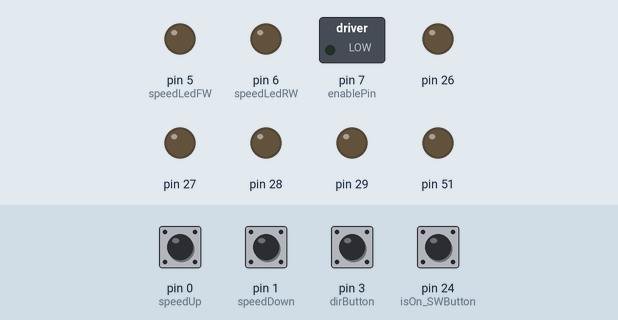
This sketch was run on a simulated Arduino Mega 2560, built with avr-gcc and run on an emulated ATmega2560. On the bench: switched loads named in the sketch (green lamp = pin HIGH), output pins drawn as LEDs (lit = HIGH). Inputs (shaded band) come from the test bench; at power-on: pin 0 (speedUp), pin 1 (speedDown), pin 3 (dirButton), pin 24 (isOn_SWButton) LOW.

Above: at 1.2 s.
1.3 s: pin 24 (isOn_SWButton) pulled HIGH for 0.15 s
2.9 s: pin 0 (speedUp) pulled HIGH for 1 s
At 4.7 s:
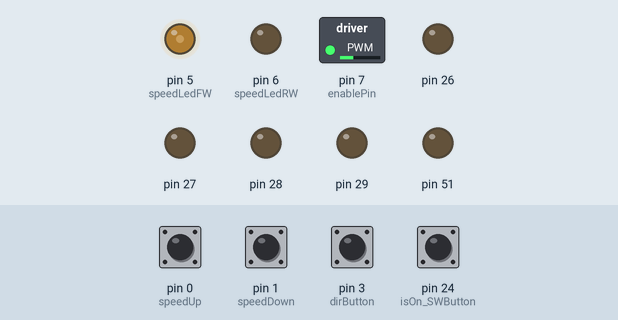
5.4 s: pin 3 (dirButton) pulled HIGH for 0.15 s
At 7.2 s:
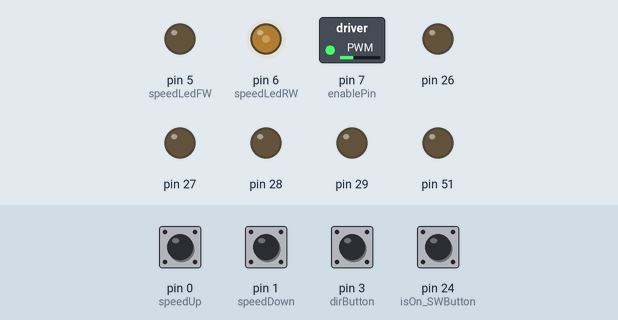
7.5 s: pin 1 (speedDown) pulled HIGH for 1 s
At 8.59 s:
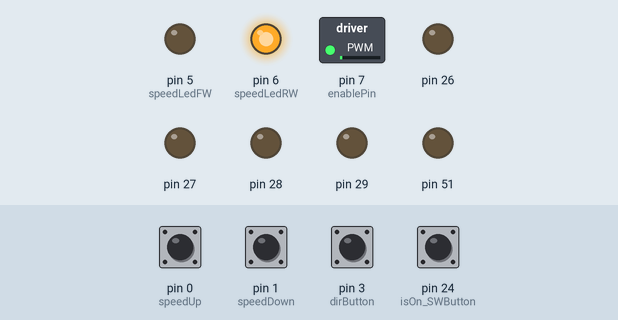
10.2 s: pin 0 (speedUp) pulled HIGH for 0.15 s
At 11.5 s:
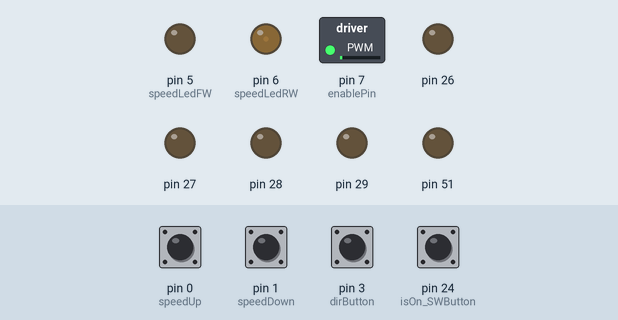
11.8 s: pin 1 (speedDown) pulled HIGH for 0.15 s
At 11.99 s:
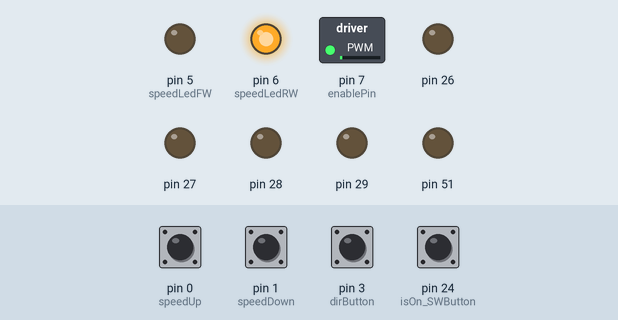
Timing chart, 0 to 14.6 s (numbered marks = the images above; inputs shaded):
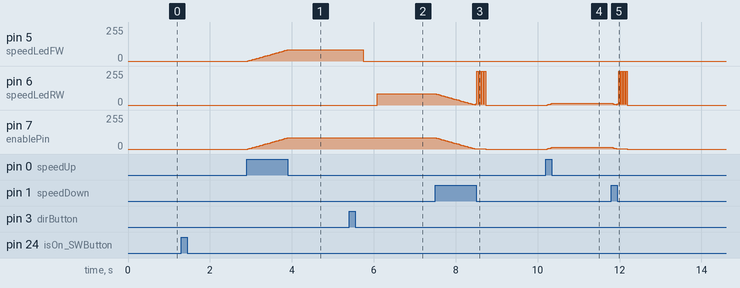

The sketch:

motor_driver_1.ino.ino
```cpp
#define speedUp      0 //PA0 analog
#define speedDown    1 //PA1 analog
#define SWButton     2 //PA2 analog
#define dirButton    3 //PA3 analog
#define dirPin       4 //PA4 analog

#define speedLedFW   5 //PA5 digital
#define speedLedRW   6 //PA6 digital
#define enablePin    7 //PA7 digital
#define ledOnOff     8 //PB2 digital

uint8_t crt_speedLed = 5; //PA5

#define BV(x)  (1<<x)
#define setBit(P,B)  P |= BV(B)
#define clearBit(P,B)  P &= ~BV(B)
#define toggleBit(P,B)  P ^= BV(B)

unsigned long time = 0;
unsigned long startTime = 0;
unsigned long pressedSec = 0;

float periodPot = 3; //how many seconds to reach maximum speed starting from 0
float maxSteps = 100; //in how many steps will reach maximum speed (how many speeds)
float stepPeriod = 0; // periodPot/maxSteps

int currentStep = 0; //the current step :)
int lastStep = 0; //where it is from the last setting

void setup() {
  //TCCR0B = TCCR0B & 0b11111000 | 1<<1;
  //Serial.begin(9600);
  DDRA = BV(PA7) | BV(PA6) | BV(PA5) | BV(PA4); //sets enablePin + speedLedRW + speedLedFW + dirPin as OUTPUT
  DDRB = BV(PB2); //sets ledOnOff as OUTPUT

  clearBit(PORTA,PA2);//sets SWButton as LOW
  clearBit(PORTB,PB2);//sets ledOnOff as LOW

  stepPeriod = (periodPot / maxSteps); // how much time should the button be pressed to be count as one step
}

void loop() {
  if (isOn_SWButton()) {
    isOn_DirButton();
    if (!pressedSpeedUp() && !pressedSpeedDown()) {
      time = millis();

      if (currentStep > maxSteps) {
        currentStep = maxSteps;
      }

      if (currentStep < 0) {
        currentStep = 0;
      }

      lastStep = currentStep;
    }

    if (currentStep >= 0 && currentStep <= maxSteps && !(pressedSpeedUp() && pressedSpeedDown()) ) {
      if (pressedSpeedUp()) {
        //calculate from the last set, how many steps are reached after the button is pressed
        int elapsedSteps = (int) ( ((millis() - time) + (lastStep * stepPeriod * 1000)) / (stepPeriod * 1000));

        //if the current step is less than maximum set it up
        if (currentStep < maxSteps &&  elapsedSteps > currentStep) {
          currentStep = elapsedSteps;

          if (currentStep == maxSteps) {
            blinkLed(crt_speedLed);
          }

          //Serial.print((String)(int)((millis() - time) / 1000) + " sec ");
          //Serial.println(currentStep);
        }

        analogWrite(enablePin, (255 / maxSteps)*currentStep);
        analogWrite(crt_speedLed, (255 / maxSteps)*currentStep);
      }

      if (pressedSpeedDown()) {
        //calculate from the last set, how many steps are reached after the button is pressed
        int elapsedSteps = (int) ( (millis() - time)  / (stepPeriod * 1000) );

        //if the current step is higher than 0, make the difference
        if (currentStep > 0 && (lastStep - elapsedSteps) < currentStep && (lastStep - elapsedSteps) >= 0) {
          currentStep = lastStep - elapsedSteps;

          if (currentStep == 0) {
            blinkLed(crt_speedLed);
          }

          //Serial.print((String)(int)((millis() - time) / 1000) + " sec ");
          //Serial.println(currentStep);
        }

        analogWrite(enablePin, (255 / maxSteps)*currentStep);
        analogWrite(crt_speedLed, (255 / maxSteps)*currentStep);
      }
    }
  }
}

boolean pressedSpeedUp() {
  return digitalRead(speedUp);
}

boolean pressedSpeedDown() {
  return digitalRead(speedDown);
}

boolean isOn_SWButton() {
  static boolean inDebounce = false;
  static boolean lastSWB = false;
  static boolean previousStateSWB = false;
  static int lastDebounceTime = 0;
  static int debounceDelay = 100;

  if ((PINA & (1<<PA2)) && !previousStateSWB && !inDebounce) {
    lastDebounceTime = millis();
    inDebounce = true;
  }

  if ((PINA & (1<<PA2)) && !previousStateSWB && (millis() - lastDebounceTime) > debounceDelay) {
    previousStateSWB = true;
    lastSWB = !lastSWB;

    if (lastSWB) {
      digitalWrite(ledOnOff, HIGH);
      slowMotion(true, crt_speedLed, 4);
      analogWrite(enablePin, (255 / maxSteps)*currentStep);
      analogWrite(crt_speedLed, (255 / maxSteps)*currentStep);
    }
    else {
      slowMotion(false, crt_speedLed, 4);
      digitalWrite(enablePin, LOW);
      digitalWrite(crt_speedLed, LOW);
      digitalWrite(ledOnOff, LOW);
    }

    inDebounce = false;
  }

  if ((PINA & (1<<PA2)) == 0 && previousStateSWB) {
    previousStateSWB = false;
  }

  return lastSWB;
}

boolean isOn_DirButton() {
  static boolean inDebounce = false;
  static boolean last = false;
  static boolean previousState = false;
  static int lastDebounceTime = 0;
  static int debounceDelay = 100;

  if (digitalRead(dirButton) == HIGH && !previousState && !inDebounce) {
    lastDebounceTime = millis();
    inDebounce = true;
  }

  if (digitalRead(dirButton) == HIGH && !previousState && (millis() - lastDebounceTime) > debounceDelay) {
    previousState = true;
    last = !last;
    inDebounce = false;

    if (last) {
      slowMotion(false, speedLedFW, 4);
      digitalWrite(dirPin, HIGH);

      //change color of bicolor Led
      crt_speedLed = speedLedRW;
      digitalWrite(speedLedFW, LOW);

      slowMotion(true, crt_speedLed, 4);
      analogWrite(crt_speedLed, (255 / maxSteps)*currentStep);
    }
    else {

      slowMotion(false, speedLedRW, 4);
      digitalWrite(dirPin, LOW);

      //change color of bicolor Led
      crt_speedLed = speedLedFW;
      digitalWrite(speedLedRW, LOW);

      slowMotion(true, crt_speedLed, 4);
      analogWrite(crt_speedLed, (255 / maxSteps)*currentStep);
    }


    analogWrite(enablePin, (255 / maxSteps)*currentStep);
    //Serial.println((String) last);
  }

  if (digitalRead(dirButton) == LOW && previousState) {
    previousState = false;
  }

  return last;
}

void slowMotion(boolean isForward, byte speedLed, int delay_time) {
  switch (isForward) {
    case true:
      //bring speed slowly to set value
      for (int i = 0; i < ((255 / maxSteps)*currentStep); i++) {
        analogWrite(enablePin, i);
        analogWrite(speedLed, i);
        delay(delay_time);
      }

      if (currentStep == maxSteps) {
        blinkLed(speedLed);
      }
      break;
    default:
      //bring speed slowly to zero
      for (int i = ((255 / maxSteps) * currentStep); i > 0; i--) {
        analogWrite(enablePin, i);
        analogWrite(speedLed, i);
        delay(delay_time);
      }

  }
}

void blinkLed(byte led) {
  for (byte i = 0; i < 4; i++) {
    analogWrite(led, 10);
    delay(30);
    digitalWrite(led, HIGH);
    delay(30);
  }
}
```

Measured:
- after the input at 2.9 s, pin 5 (speedLedFW), pin 7 (enablePin): moves from 0/255 to 84/255 over 0.96 s, starting at once
- after the input at 5.4 s, pin 5 (speedLedFW): 84/255 → 0/255 after 0.34 s; pin 6 (speedLedRW): 0/255 → 84/255 after 0.68 s
- after the input at 10.2 s, pin 6 (speedLedRW), pin 7 (enablePin): 0/255 → 12/255 at once
